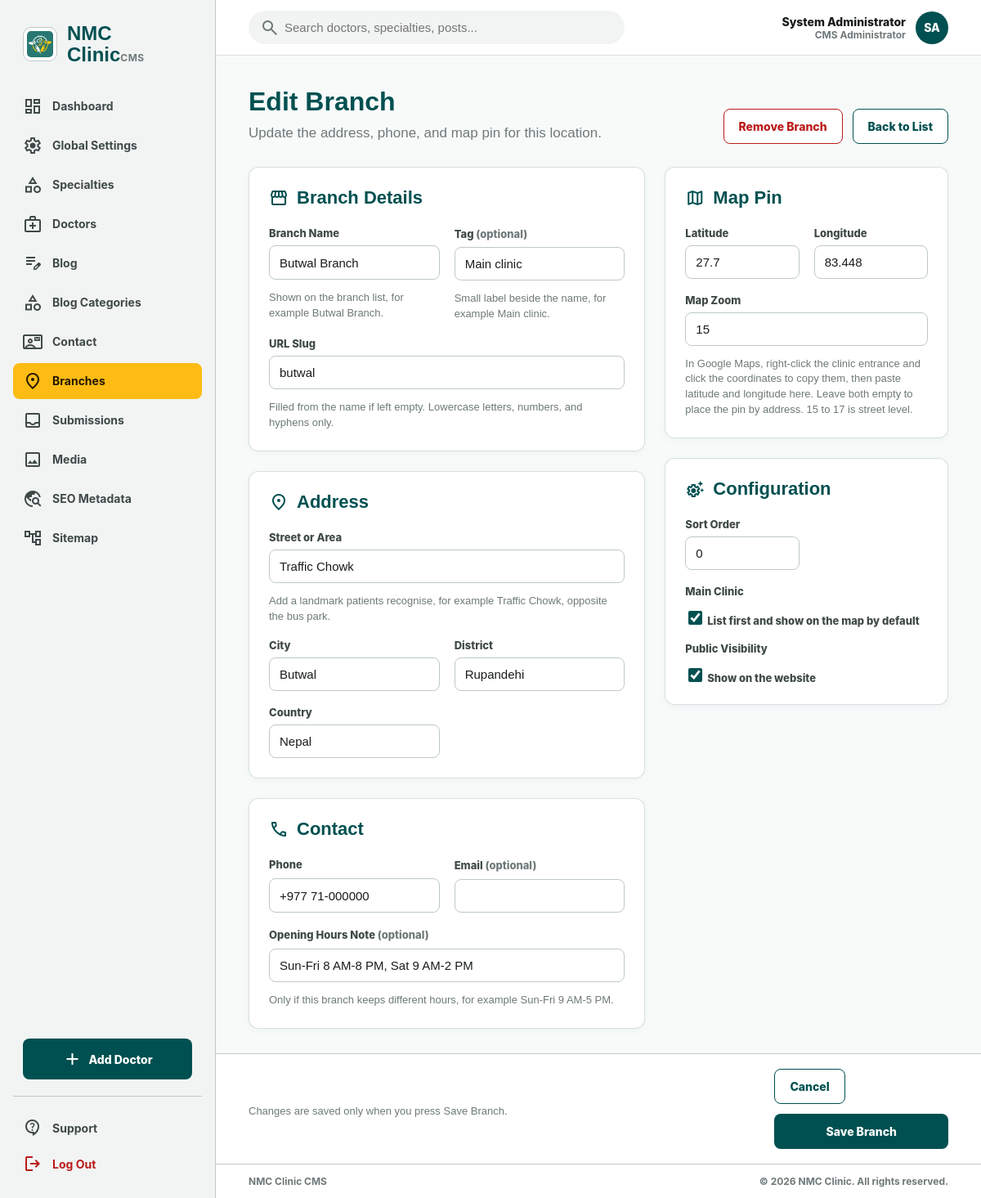
Page /cms/branch-edit.php?id=1 (signed in) on the committed database.
### tables this page shows
CREATE TABLE cms_admin_users (
  id BIGINT UNSIGNED AUTO_INCREMENT PRIMARY KEY,
  full_name VARCHAR(150) NOT NULL,
  email VARCHAR(191) NOT NULL,
  password_hash VARCHAR(255) NOT NULL,
  status ENUM('active', 'disabled') NOT NULL DEFAULT 'active',
  last_login_at DATETIME NULL,
  created_at DATETIME NOT NULL DEFAULT CURRENT_TIMESTAMP,
  updated_at DATETIME NOT NULL DEFAULT CURRENT_TIMESTAMP ON UPDATE CURRENT_TIMESTAMP,
  UNIQUE KEY uq_cms_admin_users_email (email),
  KEY idx_cms_admin_users_status (status)
);

CREATE TABLE clinic_branches (
  id BIGINT UNSIGNED AUTO_INCREMENT PRIMARY KEY,
  slug VARCHAR(191) NOT NULL,
  name VARCHAR(150) NOT NULL,
  tag_label VARCHAR(60) NULL,
  address_line VARCHAR(255) NOT NULL,
  city VARCHAR(100) NOT NULL,
  district VARCHAR(100) NULL,
  country VARCHAR(100) NOT NULL DEFAULT 'Nepal',
  phone VARCHAR(30) NULL,
  email VARCHAR(191) NULL,
  hours_note VARCHAR(255) NULL,
  latitude DECIMAL(10,7) NULL,
  longitude DECIMAL(10,7) NULL,
  map_zoom TINYINT UNSIGNED NOT NULL DEFAULT 15,
  is_primary TINYINT(1) NOT NULL DEFAULT 0,
  is_visible TINYINT(1) NOT NULL DEFAULT 1,
  sort_order INT UNSIGNED NOT NULL DEFAULT 0,
  created_at DATETIME NOT NULL DEFAULT CURRENT_TIMESTAMP,
  updated_at DATETIME NOT NULL DEFAULT CURRENT_TIMESTAMP ON UPDATE CURRENT_TIMESTAMP,
  deleted_at DATETIME NULL,
  UNIQUE KEY uq_clinic_branches_slug (slug),
  KEY idx_clinic_branches_public_order (is_visible, sort_order)
);

### cms/includes/auth.php (called while the page is built, shortened)
<?php
require_once __DIR__ . '/../config/database.php';
function start_cms_session(): void
{
    if (session_status() === PHP_SESSION_ACTIVE) {
        return;
    }
    $scriptDir = str_replace('\\', '/', dirname((string) ($_SERVER['SCRIPT_NAME'] ?? '')));
    if (preg_match('#^(.*?/cms)(?:/|$)#i', $scriptDir, $matches)) {
        $cmsPath = $matches[1];
    } else {
        $cmsPath = ($scriptDir === '/' || $scriptDir === '.' || $scriptDir === '') ? '/' : rtrim($scriptDir, '/');
    }
    $isHttps = (!empty($_SERVER['HTTPS']) && $_SERVER['HTTPS'] !== 'off')
        || (isset($_SERVER['HTTP_X_FORWARDED_PROTO']) && strtolower((string) $_SERVER['HTTP_X_FORWARDED_PROTO']) === 'https');
}
function e(string $value): string
{
    return htmlspecialchars($value, ENT_QUOTES | ENT_SUBSTITUTE, 'UTF-8');
}
function current_admin(): ?array
{
    $stmt = db()->prepare("SELECT id, full_name, email, status FROM cms_admin_users WHERE id = :id AND status = 'active' LIMIT 1");
    $stmt->execute([':id' => (int) $_SESSION['admin_id']]);
    $admin = $stmt->fetch();
    return $admin ?: null;
}
function require_admin(): array
{
    $admin = current_admin();
    return $admin;
}

### cms/config/database.php (called while the page is built, shortened)
<?php
function db(): PDO
{
    static $pdo = null;
    if ($pdo instanceof PDO) {
        return $pdo;
    }
    $getVal = static function (string $key, string $default): string {
        $val = getenv($key);
        if ($val !== false && $val !== '') {
            return (string) $val;
        }
        if (isset($_ENV[$key]) && $_ENV[$key] !== '') {
            return (string) $_ENV[$key];
        }
        if (isset($_SERVER[$key]) && $_SERVER[$key] !== '') {
            return (string) $_SERVER[$key];
        }
        return $default;
    };
    $host = $getVal('NMC_DB_HOST', 'localhost');
    $name = $getVal('NMC_DB_NAME', 'clinic');
    $user = $getVal('NMC_DB_USER', 'root');
    $pass = $getVal('NMC_DB_PASS', '');
    $dsn = "mysql:host={$host};dbname={$name};charset=utf8mb4";
    $pdo = new PDO($dsn, $user, $pass, [
        PDO::ATTR_ERRMODE => PDO::ERRMODE_EXCEPTION,
        PDO::ATTR_DEFAULT_FETCH_MODE => PDO::FETCH_ASSOC,
        PDO::ATTR_EMULATE_PREPARES => false,
    ]);
    return $pdo;
}

### cms/includes/branch_form.php (the view, shortened to what this page needs)
<?php
function branch_find(int $id): ?array
{
    $stmt = db()->prepare('SELECT * FROM clinic_branches WHERE id = :id AND deleted_at IS NULL LIMIT 1');
    $stmt->execute([':id' => $id]);
    $branch = $stmt->fetch();
    return $branch ?: null;
}
function branch_render_form(array $branch, string $action, string $mode, array $errors = []): void
{
    $text = static function (string $field) use ($branch): string {
        return e((string) ($branch[$field] ?? ''));
    };
    ?>
  <form method="post" action="<?= e($action) ?>">
    <div class="grid settings-grid">
      <div class="grid">
        <section class="card form-card">
          <h2><span class="material-symbols-outlined">storefront</span>Branch Details</h2>
          <div class="form-grid">
            <div class="field">
              <label for="name">Branch Name</label>
              <input class="input" id="name" name="name" type="text" maxlength="150" value="<?= $text('name') ?>" required>
              <p class="hint">Shown on the branch list, for example Butwal Branch.</p>
            </div>
            <div class="field">
              <label for="tag_label">Tag <span class="hint">(optional)</span></label>
              <input class="input" id="tag_label" name="tag_label" type="text" maxlength="60" value="<?= $text('tag_label') ?>">
              <p class="hint">Small label beside the name, for example Main clinic.</p>
            </div>
            <div class="field full">
              <label for="slug">URL Slug</label>
              <input class="input" id="slug" name="slug" type="text" maxlength="191" value="<?= $text('slug') ?>">
              <p class="hint">Filled from the name if left empty. Lowercase letters, numbers, and hyphens only.</p>
            </div>
          </div>
        </section>
        <section class="card form-card">
          <h2><span class="material-symbols-outlined">location_on</span>Address</h2>
          <div class="form-grid">
            <div class="field full">
              <label for="address_line">Street or Area</label>
              <input class="input" id="address_line" name="address_line" type="text" maxlength="255" value="<?= $text('address_line') ?>" required>
              <p class="hint">Add a landmark patients recognise, for example Traffic Chowk, opposite the bus park.</p>
            </div>
            <div class="field">
              <label for="city">City</label>
              <input class="input" id="city" name="city" type="text" maxlength="100" value="<?= $text('city') ?>" required>
            </div>
            <div class="field">
              <label for="district">District</label>
              <input class="input" id="district" name="district" type="text" maxlength="100" value="<?= $text('district') ?>">
            </div>
            <div class="field">
              <label for="country">Country</label>
              <input class="input" id="country" name="country" type="text" maxlength="100" value="<?= $text('country') ?>" required>
            </div>
          </div>
        </section>
        <section class="card form-card">
          <h2><span class="material-symbols-outlined">call</span>Contact</h2>
          <div class="form-grid">
            <div class="field">
              <label for="phone">Phone</label>
              <input class="input" id="phone" name="phone" type="tel" maxlength="30" value="<?= $text('phone') ?>">
            </div>
            <div class="field">
              <label for="email">Email <span class="hint">(optional)</span></label>
              <input class="input" id="email" name="email" type="email" maxlength="191" value="<?= $text('email') ?>">
            </div>
            <div class="field full">
              <label for="hours_note">Opening Hours Note <span class="hint">(optional)</span></label>
              <input class="input" id="hours_note" name="hours_note" type="text" maxlength="255" value="<?= $text('hours_note') ?>">
              <p class="hint">Only if this branch keeps different hours, for example Sun-Fri 9 AM-5 PM.</p>
            </div>
          </div>
        </section>
      </div>
      <aside class="grid">
        <section class="card form-card">
          <h2><span class="material-symbols-outlined">map</span>Map Pin</h2>
          <div class="form-grid">
            <div class="field">
              <label for="latitude">Latitude</label>
              <input class="input" id="latitude" name="latitude" type="text" inputmode="decimal" value="<?= $text('latitude') ?>">
            </div>
            <div class="field">
              <label for="longitude">Longitude</label>
              <input class="input" id="longitude" name="longitude" type="text" inputmode="decimal" value="<?= $text('longitude') ?>">
            </div>
            <div class="field full">
              <label for="map_zoom">Map Zoom</label>
              <input class="input" id="map_zoom" name="map_zoom" type="number" min="3" max="20" step="1" value="<?= $text('map_zoom') ?>">
              <p class="hint">In Google Maps, right-click the clinic entrance and click the coordinates to copy them, then paste latitude and longitude here. Leave both empty to place the pin by address. 15 to 17 is street level.</p>
            </div>
          </div>
        </section>
        <section class="card form-card">
          <h2><span class="material-symbols-outlined">settings_suggest</span>Configuration</h2>
          <div class="form-grid">
            <div class="field">
              <label for="sort_order">Sort Order</label>
              <input class="input" id="sort_order" name="sort_order" type="number" min="0" step="1" value="<?= $text('sort_order') ?>">
            </div>
            <div class="field full">
              <label>Main Clinic</label>
              <label class="hint"><input class="checkbox" type="checkbox" name="is_primary" value="1" <?= (int) $branch['is_primary'] === 1 ? 'checked' : '' ?>> List first and show on the map by default</label>
            </div>
            <div class="field full">
              <label>Public Visibility</label>
              <label class="hint"><input class="checkbox" type="checkbox" name="is_visible" value="1" <?= (int) $branch['is_visible'] === 1 ? 'checked' : '' ?>> Show on the website</label>
            </div>
          </div>
        </section>
      </aside>
    </div>
    <div class="sticky-actions">
      <span class="hint"><?= $mode === 'create' ? 'The branch appears on the Home and Contact pages once saved as visible.' : 'Changes are saved only when you press Save Branch.' ?></span>
      <div style="display:flex;gap:12px;flex-wrap:wrap">
        <a class="secondary-btn" href="branches.php">Cancel</a>
        <button class="primary-btn" type="submit">Save Branch</button>
      </div>
    </div>
  </form>
    <?php
}

### cms/includes/layout.php (shortened to what this page needs)
<?php
function cms_header(string $title, array $admin, string $active = 'dashboard'): void
{
    $nav = [
        'dashboard' => ['Dashboard', 'dashboard.php', 'dashboard'],
        'settings' => ['Global Settings', 'settings.php', 'settings'],
        'specialties' => ['Specialties', 'specialties.php', 'category'],
        'doctors' => ['Doctors', 'doctors.php', 'medical_services'],
        'blog' => ['Blog', 'blog.php', 'edit_note'],
        'blog_categories' => ['Blog Categories', 'blog-categories.php', 'category'],
        'contact' => ['Contact', 'contact.php', 'contact_mail'],
        'branches' => ['Branches', 'branches.php', 'location_on'],
        'submissions' => ['Submissions', 'submissions.php', 'inbox'],
        'media' => ['Media', 'media.php', 'image'],
        'seo' => ['SEO Metadata', 'seo.php', 'travel_explore'],
        'sitemap' => ['Sitemap', 'sitemap.php', 'account_tree'],
    ];
    ?>
<!DOCTYPE html>
<html lang="en">
<head>
</head>
<body>
<div class="cms-shell">
  <aside class="sidebar">
    <a class="brand" href="dashboard.php" aria-label="NMC Clinic CMS dashboard">
      <img src="../uploads/logo.jpeg" alt="NMC Clinic logo">
      <span><span class="brand-title">NMC Clinic</span><span class="brand-sub">CMS</span></span>
    </a>
    <nav class="nav" aria-label="CMS navigation">
      <?php foreach ($nav as $key => $item): ?>
        <a class="<?= $active === $key ? 'active' : '' ?>" href="<?= e($item[1]) ?>">
          <span class="material-symbols-outlined"><?= e($item[2]) ?></span>
          <span><?= e($item[0]) ?></span>
        </a>
      <?php endforeach; ?>
    </nav>
    <div class="side-action">
      <a class="primary-btn" href="doctors.php"><span class="material-symbols-outlined">add</span>Add Doctor</a>
    </div>
    <div class="side-footer">
      <a href="settings.php"><span class="material-symbols-outlined">contact_support</span>Support</a>
      <a class="logout" href="logout.php"><span class="material-symbols-outlined">logout</span>Log Out</a>
    </div>
  </aside>
  <main class="main">
    <header class="topbar">
      <div class="search">
        <span class="material-symbols-outlined">search</span>
        <input type="search" placeholder="Search doctors, specialties, posts..." aria-label="Search CMS">
      </div>
      <div class="admin">
        <div>
          <div class="admin-name"><?= e((string) $admin['full_name']) ?></div>
          <div class="admin-role">CMS Administrator</div>
        </div>
        <div class="avatar" aria-hidden="true"><?= e(cms_initials((string) $admin['full_name'])) ?></div>
      </div>
    </header>
    <?php
}
function cms_footer(): void
{
    ?>
    <footer class="footer">
      <span>NMC Clinic CMS</span>
      <span>© <?= date('Y') ?> NMC Clinic. All rights reserved.</span>
    </footer>
  </main>
</div>
</body>
</html>
    <?php
}
function cms_initials(string $name): string
{
    $parts = preg_split('/\s+/', trim($name)) ?: [];
    $initials = '';
    foreach ($parts as $part) {
        if ($part !== '') {
            $initials .= strtoupper(substr($part, 0, 1));
        }
        if (strlen($initials) >= 2) {
            break;
        }
    }
    return $initials !== '' ? $initials : 'A';
}

### rows in the picture
cms_admin_users: full_name "System Administrator", full_name "SA"
clinic_branches: name "Butwal Branch", tag_label "Main clinic", slug "butwal", address_line "Traffic Chowk", city "Butwal", district "Rupandehi", country "Nepal", phone "+977 71-000000", hours_note "Sun-Fri 8 AM-8 PM, Sat 9 AM-2 PM", latitude "27.7", longitude "83.448", map_zoom "15", sort_order "0", is_primary "☑", is_visible "☑"

### other values in the picture
$item[0] "Dashboard"
$item[0] "Global Settings"
$item[0] "Specialties"
$item[0] "Doctors"
$item[0] "Blog"
$item[0] "Blog Categories"
$item[0] "Contact"
$item[0] "Branches"
$item[0] "Submissions"
$item[0] "Media"
$item[0] "SEO Metadata"
$item[0] "Sitemap"
